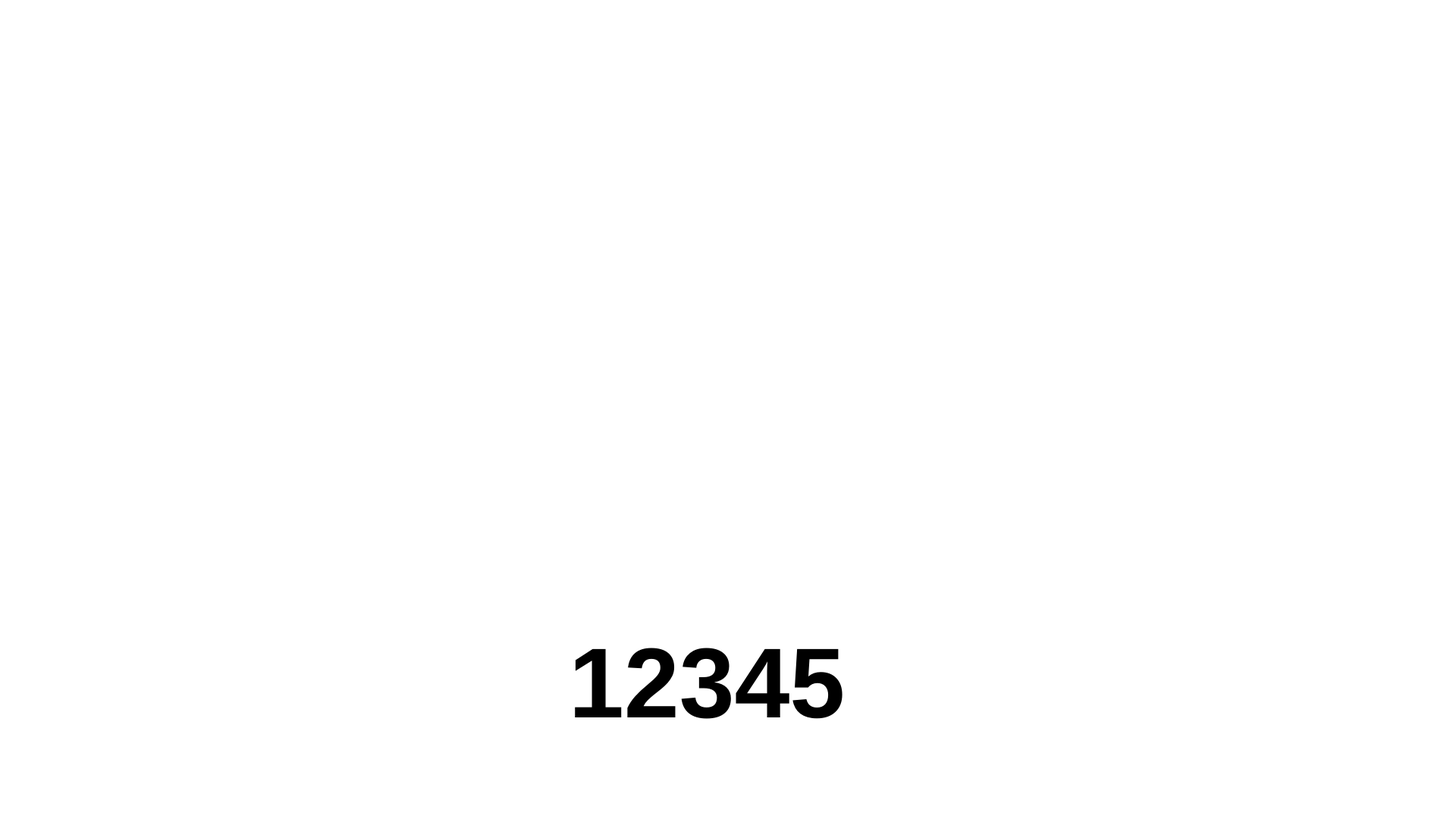
<?xml version="1.0" encoding="UTF-8"?>
<ui version="4.0">
 <class>MainWindow</class>
 <widget class="QMainWindow" name="MainWindow">
  <property name="geometry">
   <rect>
    <x>0</x>
    <y>0</y>
    <width>1920</width>
    <height>1080</height>
   </rect>
  </property>
  <property name="windowTitle">
   <string>MainWindow</string>
  </property>
  <property name="styleSheet">
   <string notr="true">background-color: rgb(255, 255, 255)</string>
  </property>
  <property name="animated">
   <bool>true</bool>
  </property>
  <widget class="QWidget" name="centralwidget">
   <widget class="QLabel" name="label">
    <property name="geometry">
     <rect>
      <x>750</x>
      <y>820</y>
      <width>420</width>
      <height>161</height>
     </rect>
    </property>
    <property name="font">
     <font>
      <pointsize>98</pointsize>
      <weight>75</weight>
      <bold>true</bold>
     </font>
    </property>
    <property name="text">
     <string>12345</string>
    </property>
   </widget>
  </widget>
  <widget class="QMenuBar" name="menubar">
   <property name="geometry">
    <rect>
     <x>0</x>
     <y>0</y>
     <width>1920</width>
     <height>21</height>
    </rect>
   </property>
  </widget>
  <widget class="QStatusBar" name="statusbar"/>
 </widget>
 <resources/>
 <connections/>
</ui>
